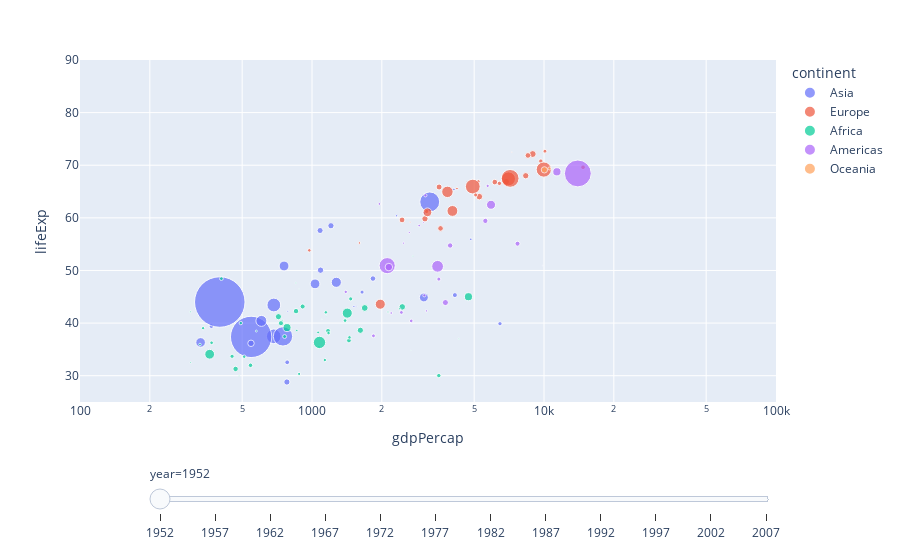

The cell this chart's notebook holds for it:
### Code cell
# Interact with plots using slider
# Importing Libraries
import plotly.express as px

# Loading data
df = px.data.gapminder()

# Creating animated scatter plot
fig = px.scatter(df, x="gdpPercap", y="lifeExp", animation_frame="year", animation_group="country",
           size="pop", color="continent", hover_name="country",
           log_x=True, size_max=55, range_x=[100,100000], range_y=[25,90])
# Remove animation button. (Comment this line and see what happens.)
fig["layout"].pop("updatemenus")
fig.show()

### Figure 1 — Plotly figure (JSON) as saved in the notebook; plotly's stock layout.template omitted (floating-point values rounded to 4 significant figures)
{"data": [{"hovertemplate": "<b>%{hovertext}</b><br><br>continent=Asia<br>year=1952<br>gdpPercap=%{x}<br>lifeExp=%{y}<br>pop=%{marker.size}<extra></extra>", "hovertext": ["Afghanistan", "Bahrain", "Bangladesh", "Cambodia", "China", "Hong Kong, China", "India", "Indonesia", "Iran", "Iraq", "Israel", "Japan", "Jordan", "Korea, Dem. Rep.", "Korea, Rep.", "Kuwait", "Lebanon", "Malaysia", "Mongolia", "Myanmar", "Nepal", "Oman", "Pakistan", "Philippines", "Saudi Arabia", "Singapore", "Sri Lanka", "Syria", "Taiwan", "Thailand", "Vietnam", "West Bank and Gaza", "Yemen, Rep."], "ids": ["Afghanistan", "Bahrain", "Bangladesh", "Cambodia", "China", "Hong Kong, China", "India", "Indonesia", "Iran", "Iraq", "Israel", "Japan", "Jordan", "Korea, Dem. Rep.", "Korea, Rep.", "Kuwait", "Lebanon", "Malaysia", "Mongolia", "Myanmar", "Nepal", "Oman", "Pakistan", "Philippines", "Saudi Arabia", "Singapore", "Sri Lanka", "Syria", "Taiwan", "Thailand", "Vietnam", "West Bank and Gaza", "Yemen, Rep."], "legendgroup": "Asia", "marker": {"color": "#636efa", "size": [8425333, 120447, 46886859, 4693836, 556263527, 2125900, 372000000, 82052000, 17272000, 5441766, 1620914, 86459025, 607914, 8865488, 20947571, 160000, 1439529, 6748378, 800663, 20092996, 9182536, 507833, 41346560, 22438691, 4005677, 1127000, 7982342, 3661549, 8550362, 21289402, 26246839, 1030585, 4963829], "sizemode": "area", "sizeref": 435900.0, "symbol": "circle"}, "mode": "markers", "name": "Asia", "orientation": "v", "showlegend": true, "type": "scatter", "x": [779.4, 9867.0, 684.2, 368.5, 400.4, 3054.0, 546.6, 749.7, 3035.0, 4130.0, 4087.0, 3217.0, 1547.0, 1088.0, 1031.0, 108400.0, 4835.0, 1831.0, 786.6, 331, 545.9, 1828.0, 684.6, 1273.0, 6460.0, 2315.0, 1084.0, 1643.0, 1207.0, 757.8, 605.1, 1516.0, 781.7], "xaxis": "x", "y": [28.8, 50.94, 37.48, 39.42, 44, 60.96, 37.37, 37.47, 44.87, 45.32, 65.39, 63.03, 43.16, 50.06, 47.45, 55.56, 55.93, 48.46, 42.24, 36.32, 36.16, 37.58, 43.44, 47.75, 39.88, 60.4, 57.59, 45.88, 58.5, 50.85, 40.41, 43.16, 32.55], "yaxis": "y"}, {"hovertemplate": "<b>%{hovertext}</b><br><br>continent=Europe<br>year=1952<br>gdpPercap=%{x}<br>lifeExp=%{y}<br>pop=%{marker.size}<extra></extra>", "hovertext": ["Albania", "Austria", "Belgium", "Bosnia and Herzegovina", "Bulgaria", "Croatia", "Czech Republic", "Denmark", "Finland", "France", "Germany", "Greece", "Hungary", "Iceland", "Ireland", "Italy", "Montenegro", "Netherlands", "Norway", "Poland", "Portugal", "Romania", "Serbia", "Slovak Republic", "Slovenia", "Spain", "Sweden", "Switzerland", "Turkey", "United Kingdom"], "ids": ["Albania", "Austria", "Belgium", "Bosnia and Herzegovina", "Bulgaria", "Croatia", "Czech Republic", "Denmark", "Finland", "France", "Germany", "Greece", "Hungary", "Iceland", "Ireland", "Italy", "Montenegro", "Netherlands", "Norway", "Poland", "Portugal", "Romania", "Serbia", "Slovak Republic", "Slovenia", "Spain", "Sweden", "Switzerland", "Turkey", "United Kingdom"], "legendgroup": "Europe", "marker": {"color": "#EF553B", "size": [1282697, 6927772, 8730405, 2791000, 7274900, 3882229, 9125183, 4334000, 4090500, 42459667, 69145952, 7733250, 9504000, 147962, 2952156, 47666000, 413834, 10381988, 3327728, 25730551, 8526050, 16630000, 6860147, 3558137, 1489518, 28549870, 7124673, 4815000, 22235677, 50430000], "sizemode": "area", "sizeref": 435900.0, "symbol": "circle"}, "mode": "markers", "name": "Europe", "orientation": "v", "showlegend": true, "type": "scatter", "x": [1601.0, 6137.0, 8343.0, 973.5, 2444.0, 3119.0, 6876.0, 9692.0, 6425.0, 7030.0, 7144.0, 3531.0, 5264.0, 7268.0, 5210.0, 4931.0, 2648.0, 8942.0, 10100.0, 4029.0, 3068.0, 3145.0, 3581.0, 5075.0, 4215.0, 3834.0, 8528.0, 14730.0, 1969.0, 9980.0], "xaxis": "x", "y": [55.23, 66.8, 68, 53.82, 59.6, 61.21, 66.87, 70.78, 66.55, 67.41, 67.5, 65.86, 64.03, 72.49, 66.91, 65.94, 59.16, 72.13, 72.67, 61.31, 59.82, 61.05, 58.0, 64.36, 65.57, 64.94, 71.86, 69.62, 43.59, 69.18], "yaxis": "y"}, {"hovertemplate": "<b>%{hovertext}</b><br><br>continent=Africa<br>year=1952<br>gdpPercap=%{x}<br>lifeExp=%{y}<br>pop=%{marker.size}<extra></extra>", "hovertext": ["Algeria", "Angola", "Benin", "Botswana", "Burkina Faso", "Burundi", "Cameroon", "Central African Republic", "Chad", "Comoros", "Congo, Dem. Rep.", "Congo, Rep.", "Cote d'Ivoire", "Djibouti", "Egypt", "Equatorial Guinea", "Eritrea", "Ethiopia", "Gabon", "Gambia", "Ghana", "Guinea", "Guinea-Bissau", "Kenya", "Lesotho", "Liberia", "Libya", "Madagascar", "Malawi", "Mali", "Mauritania", "Mauritius", "Morocco", "Mozambique", "Namibia", "Niger", "Nigeria", "Reunion", "Rwanda", "Sao Tome and Principe", "Senegal", "Sierra Leone", "Somalia", "South Africa", "Sudan", "Swaziland", "Tanzania", "Togo", "Tunisia", "Uganda", "Zambia", "Zimbabwe"], "ids": ["Algeria", "Angola", "Benin", "Botswana", "Burkina Faso", "Burundi", "Cameroon", "Central African Republic", "Chad", "Comoros", "Congo, Dem. Rep.", "Congo, Rep.", "Cote d'Ivoire", "Djibouti", "Egypt", "Equatorial Guinea", "Eritrea", "Ethiopia", "Gabon", "Gambia", "Ghana", "Guinea", "Guinea-Bissau", "Kenya", "Lesotho", "Liberia", "Libya", "Madagascar", "Malawi", "Mali", "Mauritania", "Mauritius", "Morocco", "Mozambique", "Namibia", "Niger", "Nigeria", "Reunion", "Rwanda", "Sao Tome and Principe", "Senegal", "Sierra Leone", "Somalia", "South Africa", "Sudan", "Swaziland", "Tanzania", "Togo", "Tunisia", "Uganda", "Zambia", "Zimbabwe"], "legendgroup": "Africa", "marker": {"color": "#00cc96", "size": [9279525, 4232095, 1738315, 442308, 4469979, 2445618, 5009067, 1291695, 2682462, 153936, 14100005, 854885, 2977019, 63149, 22223309, 216964, 1438760, 20860941, 420702, 284320, 5581001, 2664249, 580653, 6464046, 748747, 863308, 1019729, 4762912, 2917802, 3838168, 1022556, 516556, 9939217, 6446316, 485831, 3379468, 33119096, 257700, 2534927, 60011, 2755589, 2143249, 2526994, 14264935, 8504667, 290243, 8322925, 1219113, 3647735, 5824797, 2672000, 3080907], "sizemode": "area", "sizeref": 435900.0, "symbol": "circle"}, "mode": "markers", "name": "Africa", "orientation": "v", "showlegend": true, "type": "scatter", "x": [2449.0, 3521.0, 1063.0, 851.2, 543.3, 339.3, 1173.0, 1071.0, 1179.0, 1103.0, 780.5, 2126.0, 1389.0, 2670.0, 1419.0, 375.6, 328.9, 362.1, 4293.0, 485.2, 911.3, 510.2, 299.9, 853.5, 298.8, 575.6, 2388.0, 1443.0, 369.2, 452.3, 743.1, 1968.0, 1688.0, 468.5, 2424.0, 761.9, 1077.0, 2719.0, 493.3, 879.6, 1450.0, 879.8, 1136.0, 4725.0, 1616.0, 1148.0, 716.7, 859.8, 1468.0, 734.8, 1147.0, 406.9], "xaxis": "x", "y": [43.08, 30.02, 38.22, 47.62, 31.98, 39.03, 38.52, 35.46, 38.09, 40.72, 39.14, 42.11, 40.48, 34.81, 41.89, 34.48, 35.93, 34.08, 37.0, 30, 43.15, 33.61, 32.5, 42.27, 42.14, 38.48, 42.72, 36.68, 36.26, 33.69, 40.54, 50.99, 42.87, 31.29, 41.73, 37.44, 36.32, 52.72, 40, 46.47, 37.28, 30.33, 32.98, 45.01, 38.63, 41.41, 41.22, 38.6, 44.6, 39.98, 42.04, 48.45], "yaxis": "y"}, {"hovertemplate": "<b>%{hovertext}</b><br><br>continent=Americas<br>year=1952<br>gdpPercap=%{x}<br>lifeExp=%{y}<br>pop=%{marker.size}<extra></extra>", "hovertext": ["Argentina", "Bolivia", "Brazil", "Canada", "Chile", "Colombia", "Costa Rica", "Cuba", "Dominican Republic", "Ecuador", "El Salvador", "Guatemala", "Haiti", "Honduras", "Jamaica", "Mexico", "Nicaragua", "Panama", "Paraguay", "Peru", "Puerto Rico", "Trinidad and Tobago", "United States", "Uruguay", "Venezuela"], "ids": ["Argentina", "Bolivia", "Brazil", "Canada", "Chile", "Colombia", "Costa Rica", "Cuba", "Dominican Republic", "Ecuador", "El Salvador", "Guatemala", "Haiti", "Honduras", "Jamaica", "Mexico", "Nicaragua", "Panama", "Paraguay", "Peru", "Puerto Rico", "Trinidad and Tobago", "United States", "Uruguay", "Venezuela"], "legendgroup": "Americas", "marker": {"color": "#ab63fa", "size": [17876956, 2883315, 56602560, 14785584, 6377619, 12350771, 926317, 6007797, 2491346, 3548753, 2042865, 3146381, 3201488, 1517453, 1426095, 30144317, 1165790, 940080, 1555876, 8025700, 2227000, 662850, 157553000, 2252965, 5439568], "sizemode": "area", "sizeref": 435900.0, "symbol": "circle"}, "mode": "markers", "name": "Americas", "orientation": "v", "showlegend": true, "type": "scatter", "x": [5911.0, 2677.0, 2109.0, 11370.0, 3940.0, 2144.0, 2627.0, 5587.0, 1398.0, 3522.0, 3048.0, 2428.0, 1840.0, 2195.0, 2899.0, 3478.0, 3112.0, 2480.0, 1952.0, 3759.0, 3082.0, 3023.0, 13990.0, 5717.0, 7690.0], "xaxis": "x", "y": [62.48, 40.41, 50.92, 68.75, 54.74, 50.64, 57.21, 59.42, 45.93, 48.36, 45.26, 42.02, 37.58, 41.91, 58.53, 50.79, 42.31, 55.19, 62.65, 43.9, 64.28, 59.1, 68.44, 66.07, 55.09], "yaxis": "y"}, {"hovertemplate": "<b>%{hovertext}</b><br><br>continent=Oceania<br>year=1952<br>gdpPercap=%{x}<br>lifeExp=%{y}<br>pop=%{marker.size}<extra></extra>", "hovertext": ["Australia", "New Zealand"], "ids": ["Australia", "New Zealand"], "legendgroup": "Oceania", "marker": {"color": "#FFA15A", "size": [8691212, 1994794], "sizemode": "area", "sizeref": 435900.0, "symbol": "circle"}, "mode": "markers", "name": "Oceania", "orientation": "v", "showlegend": true, "type": "scatter", "x": [10040.0, 10560.0], "xaxis": "x", "y": [69.12, 69.39], "yaxis": "y"}], "layout": {"autosize": true, "legend": {"itemsizing": "constant", "title": {"text": "continent"}, "tracegroupgap": 0}, "margin": {"t": 60}, "sliders": [{"active": 0, "currentvalue": {"prefix": "year="}, "len": 0.9, "pad": {"b": 10, "t": 60}, "steps": [{"args": [["1952"], {"frame": {"duration": 0, "redraw": false}, "fromcurrent": true, "mode": "immediate", "transition": {"duration": 0, "easing": "linear"}}], "label": "1952", "method": "animate"}, {"args": [["1957"], {"frame": {"duration": 0, "redraw": false}, "fromcurrent": true, "mode": "immediate", "transition": {"duration": 0, "easing": "linear"}}], "label": "1957", "method": "animate"}, {"args": [["1962"], {"frame": {"duration": 0, "redraw": false}, "fromcurrent": true, "mode": "immediate", "transition": {"duration": 0, "easing": "linear"}}], "label": "1962", "method": "animate"}, {"args": [["1967"], {"frame": {"duration": 0, "redraw": false}, "fromcurrent": true, "mode": "immediate", "transition": {"duration": 0, "easing": "linear"}}], "label": "1967", "method": "animate"}, {"args": [["1972"], {"frame": {"duration": 0, "redraw": false}, "fromcurrent": true, "mode": "immediate", "transition": {"duration": 0, "easing": "linear"}}], "label": "1972", "method": "animate"}, {"args": [["1977"], {"frame": {"duration": 0, "redraw": false}, "fromcurrent": true, "mode": "immediate", "transition": {"duration": 0, "easing": "linear"}}], "label": "1977", "method": "animate"}, {"args": [["1982"], {"frame": {"duration": 0, "redraw": false}, "fromcurrent": true, "mode": "immediate", "transition": {"duration": 0, "easing": "linear"}}], "label": "1982", "method": "animate"}, {"args": [["1987"], {"frame": {"duration": 0, "redraw": false}, "fromcurrent": true, "mode": "immediate", "transition": {"duration": 0, "easing": "linear"}}], "label": "1987", "method": "animate"}, {"args": [["1992"], {"frame": {"duration": 0, "redraw": false}, "fromcurrent": true, "mode": "immediate", "transition": {"duration": 0, "easing": "linear"}}], "label": "1992", "method": "animate"}, {"args": [["1997"], {"frame": {"duration": 0, "redraw": false}, "fromcurrent": true, "mode": "immediate", "transition": {"duration": 0, "easing": "linear"}}], "label": "1997", "method": "animate"}, {"args": [["2002"], {"frame": {"duration": 0, "redraw": false}, "fromcurrent": true, "mode": "immediate", "transition": {"duration": 0, "easing": "linear"}}], "label": "2002", "method": "animate"}, {"args": [["2007"], {"frame": {"duration": 0, "redraw": false}, "fromcurrent": true, "mode": "immediate", "transition": {"duration": 0, "easing": "linear"}}], "label": "2007", "method": "animate"}], "x": 0.1, "xanchor": "left", "y": 0, "yanchor": "top"}], "xaxis": {"anchor": "y", "domain": [0, 1], "range": [2, 5], "title": {"text": "gdpPercap"}, "type": "log"}, "yaxis": {"anchor": "x", "domain": [0, 1], "range": [25, 90], "title": {"text": "lifeExp"}, "type": "linear"}}}
